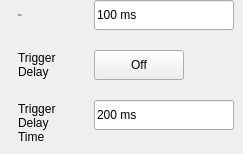
    <widget class="QWidget" name="PeriodicTimerControl">
     <widget class="SA_LineEdit" name="edit_Peri_time">
      <property name="geometry">
       <rect>
        <x>94</x>
        <y>0</y>
        <width>140</width>
        <height>30</height>
       </rect>
      </property>
      <property name="text">
       <string>100 ms</string>
      </property>
      <property name="readOnly">
       <bool>true</bool>
      </property>
     </widget>
     <widget class="QLabel" name="label_4">
      <property name="geometry">
       <rect>
        <x>18</x>
        <y>0</y>
        <width>66</width>
        <height>30</height>
       </rect>
      </property>
      <property name="font">
       <font>
        <family>Arial</family>
        <pointsize>-1</pointsize>
        <weight>9</weight>
        <italic>false</italic>
        <bold>false</bold>
       </font>
      </property>
      <property name="text">
       <string>Trigger
Peri time</string>
      </property>
     </widget>
     <widget class="QLabel" name="label_6">
      <property name="geometry">
       <rect>
        <x>18</x>
        <y>100</y>
        <width>54</width>
        <height>45</height>
       </rect>
      </property>
      <property name="text">
       <string>Trigger
Delay
Time</string>
      </property>
     </widget>
     <widget class="SA_LineEdit" name="edit_PeriTime_DelayValue">
      <property name="geometry">
       <rect>
        <x>94</x>
        <y>100</y>
        <width>140</width>
        <height>30</height>
       </rect>
      </property>
      <property name="text">
       <string>200 ms</string>
      </property>
      <property name="readOnly">
       <bool>true</bool>
      </property>
     </widget>
     <widget class="QLabel" name="label_8">
      <property name="geometry">
       <rect>
        <x>18</x>
        <y>50</y>
        <width>52</width>
        <height>30</height>
       </rect>
      </property>
      <property name="text">
       <string>Trigger
Delay</string>
      </property>
     </widget>
     <widget class="QPushButton" name="pb_PeriTime_DelayOn">
      <property name="geometry">
       <rect>
        <x>94</x>
        <y>50</y>
        <width>90</width>
        <height>30</height>
       </rect>
      </property>
      <property name="focusPolicy">
       <enum>Qt::NoFocus</enum>
      </property>
      <property name="styleSheet">
       <string notr="true">/*******************indoor**********************/
#SA_Dialog_TriggerSetup[status  =  &quot;indoor&quot;] 
QPushButton
{
	background-color:rgba(0,0,0,0);
	font: 75 13px &quot;Arial&quot;;
	font-weight:bold;
}
#SA_Dialog_TriggerSetup[status  =  &quot;indoor&quot;] 
QPushButton:checked
{
	padding:7px 44px 6px 25px;
	color:rgba(87, 87, 87, 1);
	border-image: url(:/sa/image/toggle_on.png);
}
#SA_Dialog_TriggerSetup[status  =  &quot;indoor&quot;] 
QPushButton:!checked
{
	padding:7px 17px 6px 36px;
	color:rgba(123, 123, 123, 1);
	border-image: url(:/sa/image/toggle_off.png);
}

/*******************outdoor**********************/
#SA_Dialog_TriggerSetup[status  =  &quot;outdoor&quot;] 
QPushButton
{
	background-color:rgba(0,0,0,0);
	font: 75 13px &quot;Arial&quot;;
	font-weight:bold;
}
#SA_Dialog_TriggerSetup[status  =  &quot;outdoor&quot;] 
QPushButton:checked
{
	padding:7px 44px 6px 25px;
	color:rgba(87, 87, 87, 1);
	border-image: url(:/sa/image/toggle_on.png);
}
#SA_Dialog_TriggerSetup[status  =  &quot;outdoor&quot;] 
QPushButton:!checked
{
	padding:7px 17px 6px 36px;
	color:rgba(123, 123, 123, 1);
	border-image: url(:/sa/image/toggle_off.png);
}

/*******************night**********************/
#SA_Dialog_TriggerSetup[status  =  &quot;night&quot;] 
QPushButton
{
	background-color:rgba(0,0,0,0);
	font: 75 13px &quot;Arial&quot;;
	font-weight:bold;
}
#SA_Dialog_TriggerSetup[status  =  &quot;night&quot;] 
QPushButton:checked
{
	padding:7px 44px 6px 25px;
	color:rgba(87, 87, 87, 1);
	border-image: url(:/sa/image/night/toggle_on.png);
}
#SA_Dialog_TriggerSetup[status  =  &quot;night&quot;] 
QPushButton:!checked
{
	padding:7px 17px 6px 36px;
	color:rgba(121,106,80,1);
	border-image: url(:/sa/image/night/toggle_off.png);
}</string>
      </property>
      <property name="text">
       <string>Off</string>
      </property>
      <property name="checkable">
       <bool>true</bool>
      </property>
      <property name="checked">
       <bool>false</bool>
      </property>
     </widget>
    </widget>
